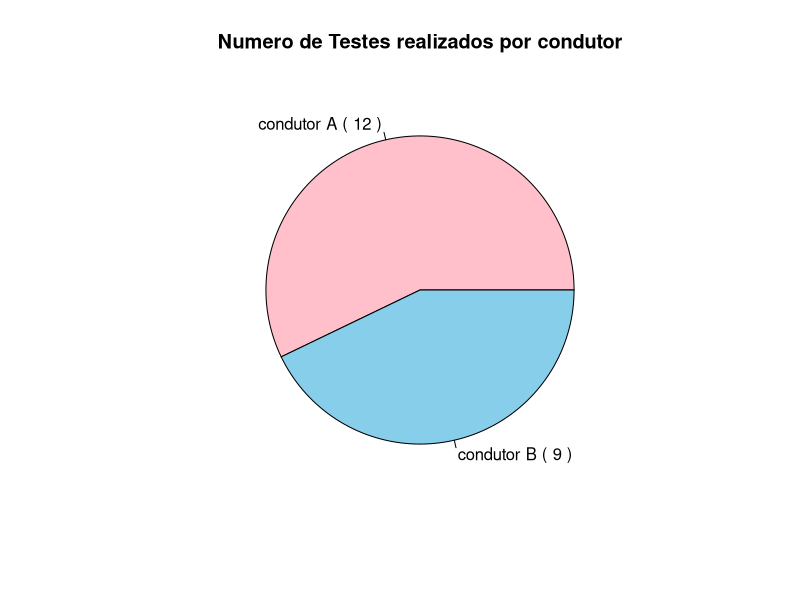
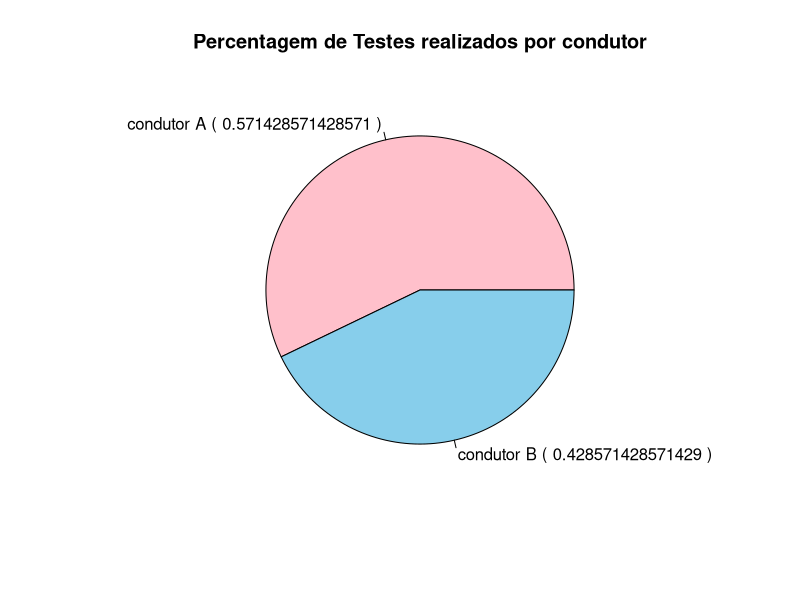
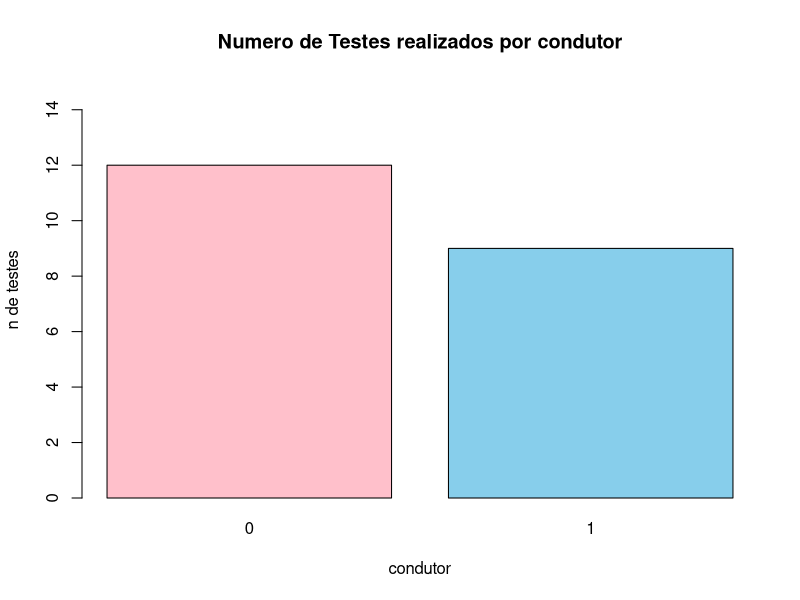
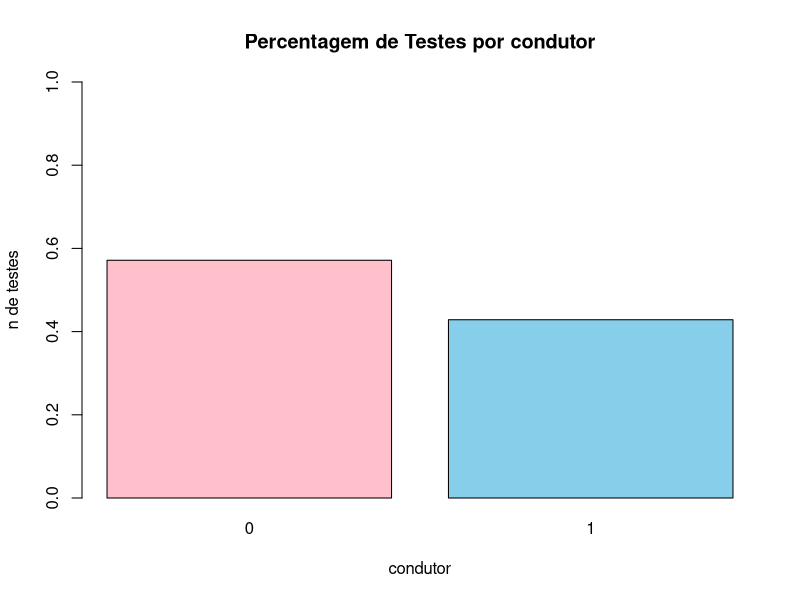
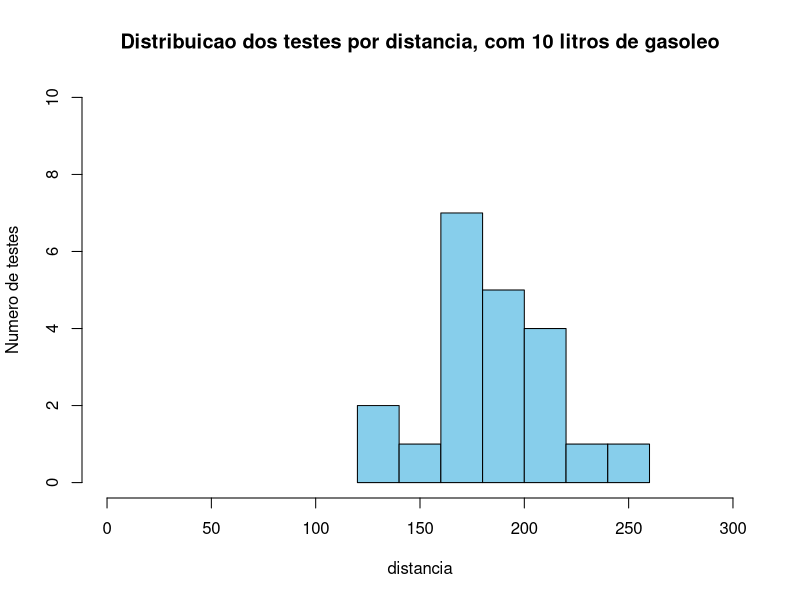
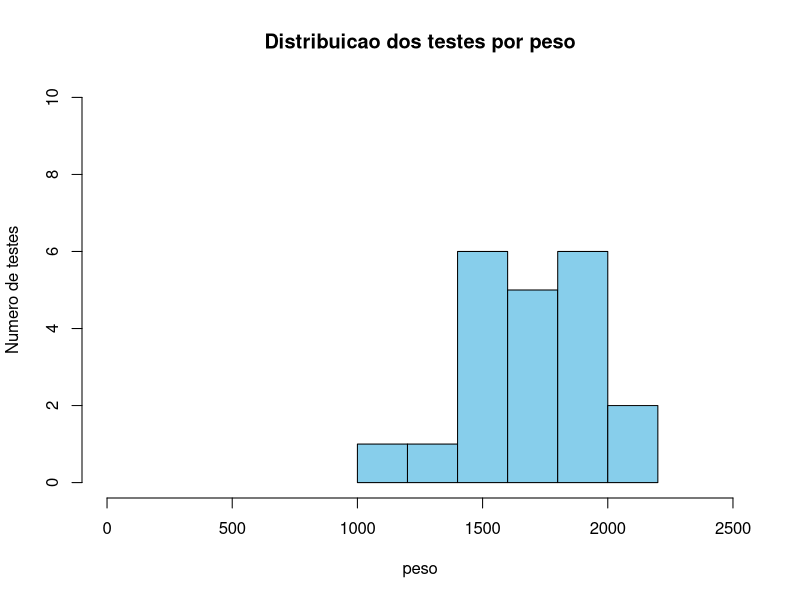
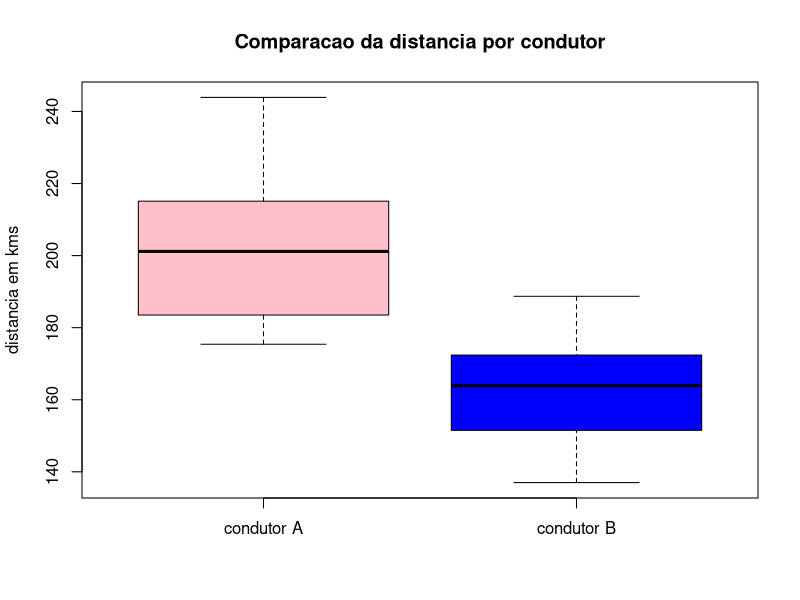
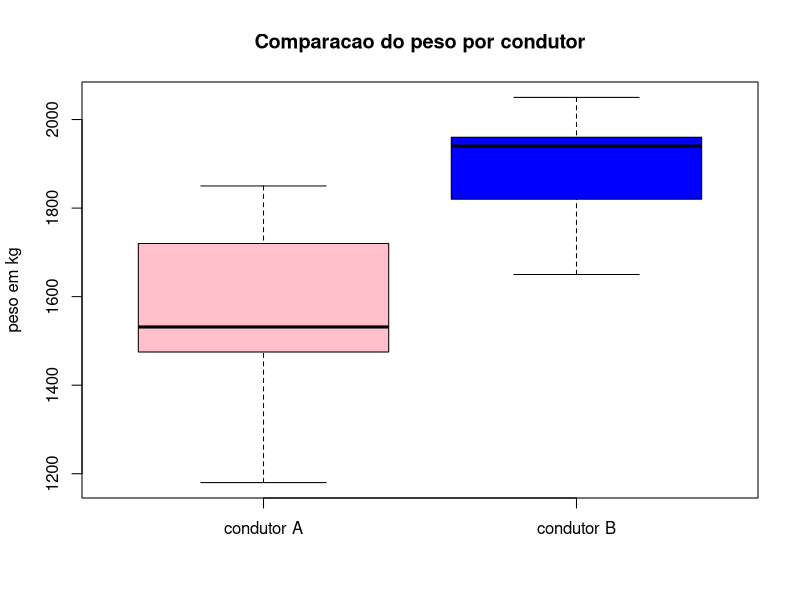

R code for these plots, in order:
#A-0 B-1   #amostra de 21 testes

condutor=c(1, 0, 0, 0, 0,
       1, 0, 1, 0, 0,
       1, 1, 1, 0, 1,
       0, 0, 1, 0, 1, 
       0) #qualitativa  nominal (binominal)

peso=c(2035, 1730, 1180, 1530, 1750,
       1940, 1460, 1960, 1850, 1533,
       1760, 1650, 2050, 1710, 1897,
       1380, 1490, 1820, 1510, 1950,
       1570) #quantitativa continua

distancia=c(138.9, 181.8, 243.9, 204.1, 178.6,
       163.9, 217.4, 163.9, 175.4, 198.2,
       178.6, 188.7, 137.0, 185.2, 166.7,
       212.8, 221.7, 172.4, 204.1, 151.5,
       196.1) #quantitativa continua

consumo=c(11, 6.3, 5.1, 6.3, 6.5,
       8.1, 5.3, 7.9, 7.3, 7.9,
       6.7, 6.1, 9.8, 5.9, 8.2,
       5.9, 5.2, 6.1, 5.4, 7.5, 
       5.9) #quantitativa continua

avaliacao=c(4, 2, 1, 2, 3,
       4, 1, 4, 3, 3,
       3, 2, 4, 3, 4,
       2, 1, 3, 1, 4,
       2) #qualitativa ordinal


#criar tabela  
table=cbind(condutor, peso, distancia, consumo, avaliacao)
table #mostra tabela
summary(table)

#tabelas freq aboslutas e relativas
table(condutor) #nominal (circular, barras)
table(peso) #continua (histograma, diagrama de extremos e quartis)
table(distancia) #continua
table(consumo) #continua
table(avaliacao) #ordinal (barras, diagrama de extremos e quartis)

#Tabelas
f_g<-table(condutor) #fa do condutor
f_g #n de elementos de cada grupo (fa do condutor)
fr_g<-prop.table(f_g) #tabelas de forma proporcional da fr da fa do condutor 
fr_g #fr por condutor

#circular para freq absoluta ou freq relativa
#Representacoes Graficas
nomes_c<-c("condutor A","condutor B") #legendas
cores<-c("pink","skyblue") #cores do grafico
rotulo<-paste(nomes_c,"(",paste(f_g),")",sep=" ") #dados (legendas, n. elementos)
pie(f_g, main="Numero de Testes realizados por condutor",labels=rotulo,col=cores) #grafico circular

nomes_c<-c("condutor A","condutor B") #legendas
cores<-c("pink","skyblue") #cores do grafico
rotulo<-paste(nomes_c,"(",paste(fr_g),")",sep=" ") #dados (legendas, n. elementos)
pie(fr_g, main="Percentagem de Testes realizados por condutor",labels=rotulo,col=cores) #grafico circular

#Grafico Barras (freq absoluta ou freq relativa) (vari�veis nominal e ordenal; Nao serve para var. cont�nuas!!!!)
barplot(f_g,main="Numero de Testes realizados por condutor",xlab="condutor",ylab="n de testes",col=c("pink", "skyblue"), ylim=c(0,15)) #ylim(limites de y) #fa de cada condutor
barplot(fr_g,main="Percentagem de Testes por condutor",xlab="condutor",ylab="n de testes",col=c("pink", "skyblue"), ylim=c(0,1)) #ylim(limites de y) #fr de cada condutor
#text(locator(n=2), paste(round(fr_g, 2))) #introduzir texto no grafico


#Histograma
h<-hist(distancia,main="Distribuicao dos testes por distancia, com 10 litros de gasoleo",xlab="distancia",ylab="Numero de testes", col="skyblue",xlim=c(0,300),ylim=c(0,10))
h
summary(distancia)

h<-hist(peso,main="Distribuicao dos testes por peso",xlab="peso",ylab="Numero de testes",col="skyblue",xlim=c(0,2500),ylim=c(0,10))
h
summary(peso)

#freq_rel=h$counts/21 #freq relativa
#text(locator(n=7), paste(round(freq_rel, 2))) #introduzir texto no grafico


#caixa de bigodes multiplo (comparar 2 v�riaveis (continua - nominal ou ordinal))
boxplot(distancia ~ condutor, main = "Comparacao da distancia por condutor", ylab="distancia em kms", xlab="", 
names=c("condutor A","condutor B"),col=c("pink","blue"))
IQR(distancia) #da intervalo interquartil
tapply(distancia,condutor,summary)

boxplot(peso ~ condutor, main = "Comparacao do peso por condutor", ylab="peso em kg", 
xlab="", names=c("condutor A","condutor B"),col=c("pink","blue"))
IQR(peso)
tapply(peso,condutor,summary)

boxplot(consumo ~ condutor, main = "Comparacao do consumo por condutor", ylab="consumo medio de litros aos 100km", xlab="", names=c("condutor A","condutor B"),col=c("pink","blue"))
IQR(consumo)
tapply(consumo,condutor,summary)


boxplot(distancia ~ avaliacao, main = "Comparacao da distancia por avaliacao", ylab="distancia em kms", xlab="", names=c("1","2","3","4"),col=c("pink","blue"))
IQR(distancia)
tapply(distancia,avaliacao,summary)

boxplot(peso ~ avaliacao, main = "Comparacao do peso por avaliacao", ylab="peso em kg", xlab="", names=c("1","2","3","4"),col=c("pink","blue"))
IQR(peso)
tapply(peso,avaliacao,summary)

boxplot(consumo ~ avaliacao, main = "Comparacao do consumo por avaliacao", ylab="consumo medio de litros aos 100km", xlab="", names=c("1","2","3","4"),col=c("pink","blue"))
IQR(consumo)
tapply(consumo,avaliacao,summary)



#comparar 2 vari�veis continuas

#---------------- distancia vai depender do peso do automovel e do condutor ----------------#

# PREVISAO: Regressao linear entre distancia e peso
plot(peso, distancia, pch = 1, cex = 1.3, col = "blue", main = "peso vs distancia", xlab = "peso", ylab = "distancia")
# existe uma relacao de correlacao fraca e negativa entre as variaveis "peso" e "distancia"
cor(peso,distancia) # r= -0.9772903, esta muito longe de 1 por isso existe uma correlacao fraca e negativa


# y = B0 + B1 * X + erro <- regressao linear simples
# peso = B0(=3253.986) + B1(=-8.395) * distancia + erro (se o distancia for nulo(zero), o peso e de 3253kg)
# ^peso = 3253.986 + -8.395 * distancia (por cada km q se acrescenta � distancia, acrescenta -8.395kg no peso)


model = lm(peso ~ distancia) #linear simples #dependente~independente
model #ver modelo;peso=3253.986+-8.395*distancia
abline(model, col="red") #desenhar a reta de regressao linear simples #intercept(ordenada da origem); a distancia vai depender do peso do automovel e do condutor
summary(model) # sumario com as estimativas dos coeficientes, p-value e r-quadrado

#residuals(erros do modelo do y = ... + erro)
#

#predict(model) #previsao - valores estimados pela reta para cada valor de x dado
# coeficiente de correlacao e coeficiente de determinacao, para a qualidade do ajustamento
cor(peso,distancia) # r= -0.9772903
cor(peso,distancia)^2  # r^2 = 0.9550963  (95,50% da variancia de y e explicada pela variancia de x)


###### Estat�stica INDUTIVA
#inferencia estatistica


#exercicio
#calculo de proporcoes
dbinom(8, 19, 0.49) #P(M=8 em 19, 0.49) = 15.25% (a amostra pode n ser representativa)


#teste a normalidade
shapiro.test(peso) #w(estatistica de teste) #como p-value(0.6065) > 0.05, nao rejeita


#t-test a media populacional
t.test(peso, 
       alternative="two.sided",
       mu=1703, #media do peso
       conf.level=0.95) #nivel de confianca(nivel de significancia(100-95=5%) #df(grau de liberdade) #pvalue(valor de erro) #interval: ....(1quantil, 2quantil) #como 1703 esta fora de 1702.619(mean of x)..., entao esta errado


t.test(distancia, 
       alternative="two.sided",
       mu=184.8, #media da distancia
       conf.level=0.95) #nivel de confianca #df(grau de liberdade) #pvalue(valor de erro) #interval: ....(1quantil, 2quantil) #como 184.8 esta fora de 184.8048(mean of x)..., entao esta errado



#compare medias entre grupos
boxplot(distancia ~ condutor, main = "Comparacao da distancia por condutor", ylab="ordenado em kms", xlab="", names=c("condutor A","condutor B"),col=c("pink","blue"))
tapply(distancia,condutor,summary)# Para interpretar os valores do boxplot (qt + proximo a media e a mediana estao, mais normais estao (assimetria))

t.test(distancia ~ condutor,
       alternative="two.sided", 
       conf.level=0.95) #p-value < nivel significancia, ou seja, rejeitamos hipotese nula
                        #a diferenca entre as medias na populacao e positiva, entao e o grupo 0 (condutor A) com maior distancia


#duas continuas: regressao linear simples

plot(peso, distancia, pch = 1, cex = 1.3, col = "blue", main = "peso vs distancia", xlab = "peso", ylab = "distancia")

cor(peso,distancia) # r= -0.9772903

model = lm(distancia ~ peso) #linear simples #dependente~independente
model #ver modelo;peso=378.5198+-0.1138*distancia
abline(model, col="red") #desenhar a reta de regressao linear simples #intercept(ordenada da origem); a distancia vai depender do peso do automovel e do condutor
summary(model) # sumario com as estimativas dos coeficientes, p-value e r-quadrado
#intercept e peso tem o p-value muito proximo de zero
#f-statistic: p-value muito pequeno entao rejeita-se h0

cor(peso,distancia)^2  # r^2 = 0.9550963  (95,50% da variancia de y e explicada pela variancia de x)


summary(model)
shapiro.test(model$residuals)
t.test(model$residuals, 
       alternative="two.sided",
       mu=0,
       conf.level=0.95) #pvalue e maior que nivel de significancia, ou seja, nao rejeito h0


378.5198+-0.1138*2000 #se a peso for 2000kg, entao a distancia e 150.9198km